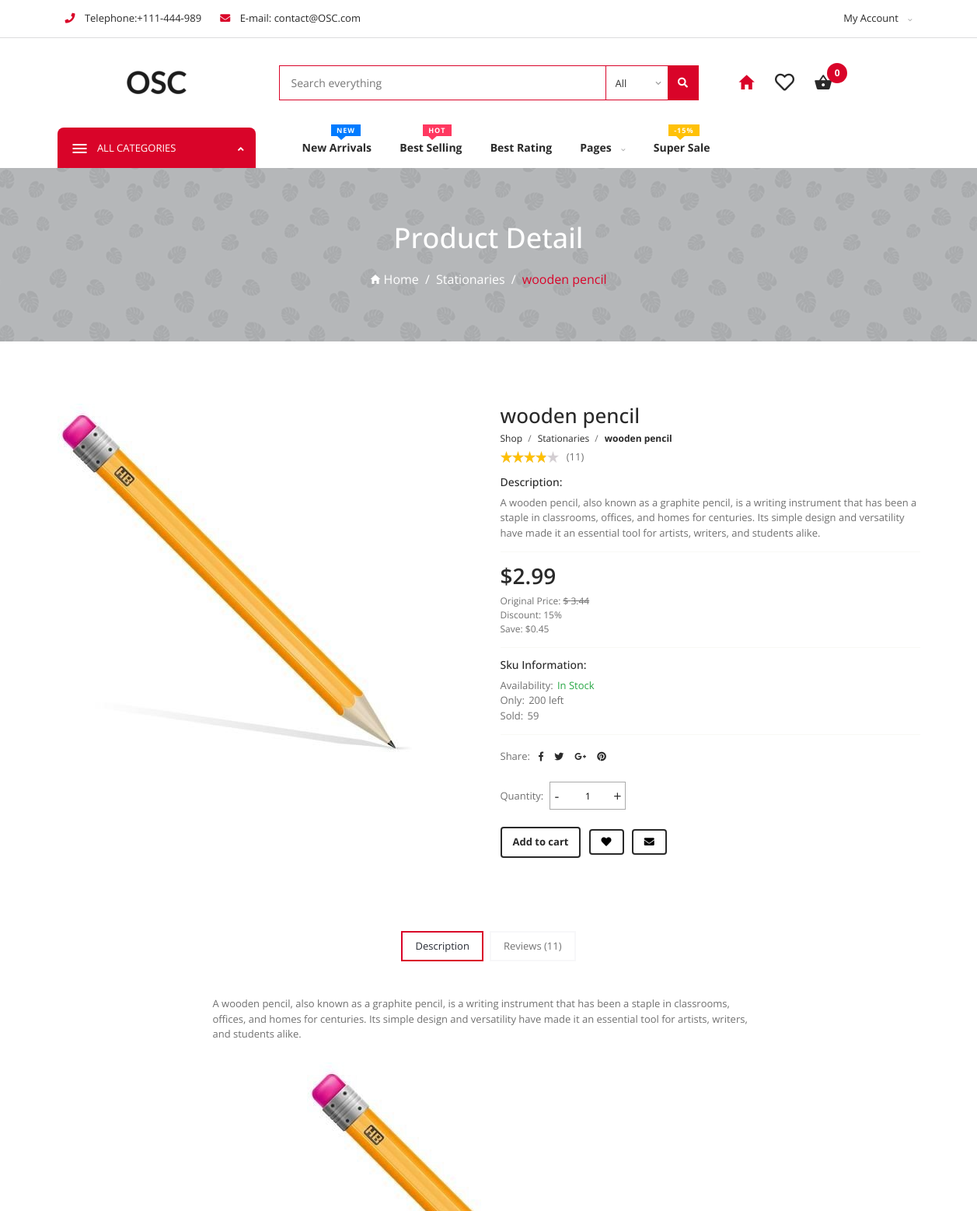
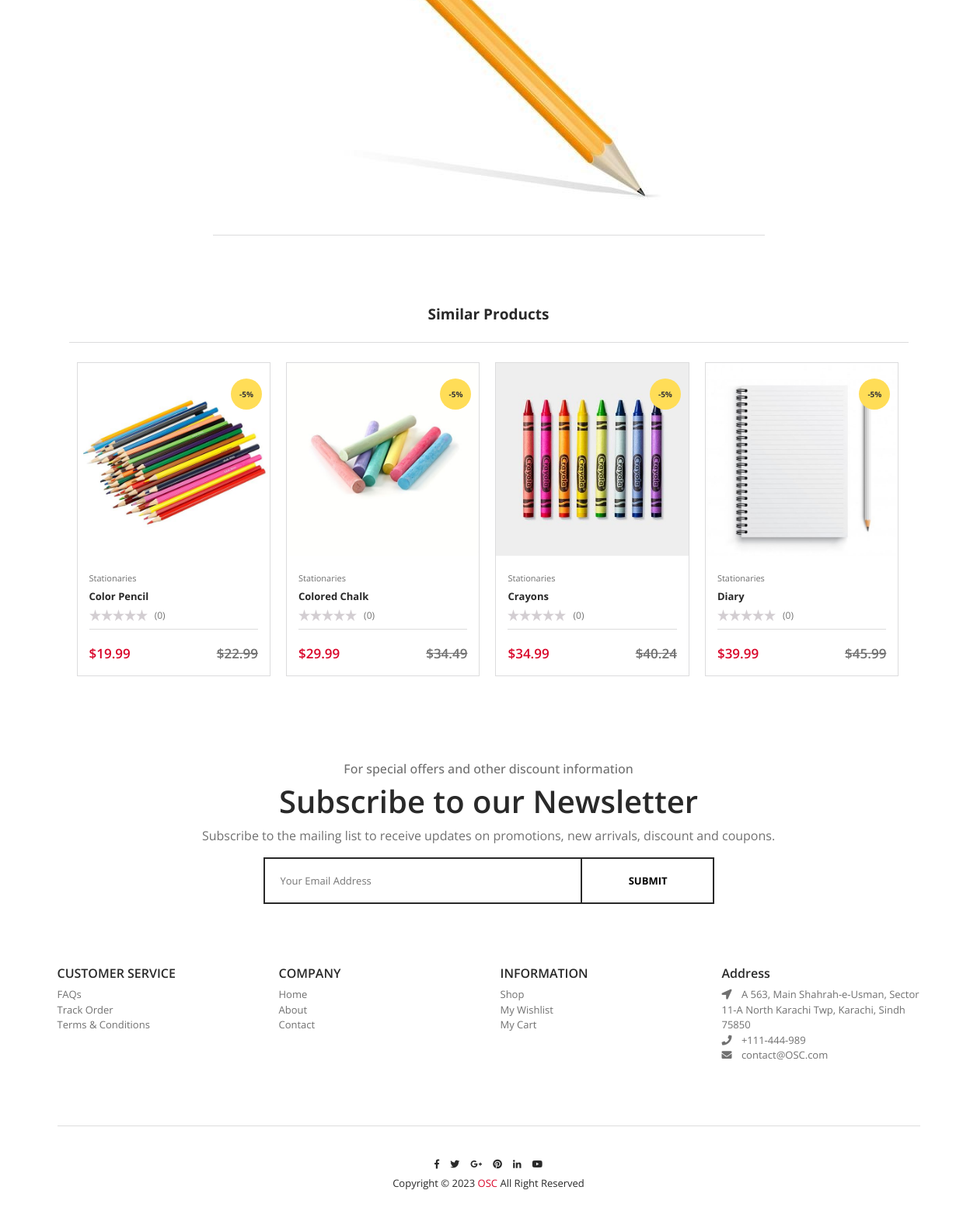
The page /product.php on the database its author committed (2 pictures, top to bottom).
### tables this page shows
CREATE TABLE `products` (
  `product_id` int(10) NOT NULL,
  `product_name` varchar(100) NOT NULL,
  `product_description` varchar(1000) NOT NULL,
  `product_category` varchar(50) NOT NULL,
  `product_rating` decimal(3,2) NOT NULL DEFAULT 0.00,
  `product_review_count` int(10) NOT NULL DEFAULT 0,
  `product_price` decimal(65,2) NOT NULL,
  `product_stock` int(10) NOT NULL DEFAULT 1,
  `product_sold` int(10) NOT NULL DEFAULT 0,
  `product_image` varchar(255) NOT NULL,
  `product_timestamp` timestamp NOT NULL DEFAULT current_timestamp()
);

### public/product.php (the view, shortened to what the rows shown need)
<?php
include "include/dbconfig.php";
$product_id = isset($_GET["product_id"]) ? $_GET["product_id"] : mysqli_fetch_column(mysqli_query($connect, "SELECT `product_id` FROM `products` ORDER BY `product_sold` DESC LIMIT 1"));
$select_product = mysqli_query($connect, "SELECT * FROM `products` WHERE `product_id` = '$product_id'");
$product = mysqli_fetch_assoc($select_product);
?>
<!DOCTYPE html>
<html lang="en">
<?php
include "include/head.php";
?>
<body>
    <div id="app">
        <?php include "include/navbar.php" ?>
        <div class="page-style-a">
            <div class="container">
                <div class="page-intro">
                    <h2>Product Detail</h2>
                    <ul class="bread-crumb">
                        <li class="has-separator">
                            <a href="shop.php?category=<?php echo $product["product_category"] ?>"><?php echo $product["product_category"] ?></a>
                        </li>
                        <li class="is-marked">
                            <a href="product.php?product_id=<?php echo $product["product_id"] ?>"><?php echo $product["product_name"] ?></a>
                        </li>
                    </ul>
                </div>
            </div>
        </div>
        <div class="page-detail u-s-p-t-80">
            <div class="container">
                <div class="row">
                    <div class="col-lg-6 col-md-6 col-sm-12">
                        <div class="zoom-area">
                            <img id="zoom-pro" class="img-fluid" src="uploads/products/<?php echo $product["product_image"] ?>" data-zoom-image="uploads/products/<?php echo $product["product_image"] ?>" alt="Zoom Image" />
                        </div>
                    </div>
                    <div class="col-lg-6 col-md-6 col-sm-12">
                        <div class="all-information-wrapper">
                            <div class="section-1-title-breadcrumb-rating">
                                <div class="product-title">
                                    <h1>
                                        <a href="product.php?product_id=<?php echo $product["product_id"] ?>"><?php echo $product["product_name"] ?></a>
                                    </h1>
                                </div>
                                <ul class="bread-crumb">
                                    <li class="has-separator">
                                        <a href="shop.php?category=<?php echo $product["product_category"] ?>"><?php echo $product["product_category"] ?></a>
                                    </li>
                                    <li class="is-marked">
                                        <a href="product.php?product_id=<?php echo $product["product_id"] ?>"><?php echo $product["product_name"] ?></a>
                                    </li>
                                </ul>
                                <div class="product-rating">
                                    <div class="star" title="<?php echo "{$product["product_rating"]} out of 5 - based on {$product["product_review_count"]} Reviews" ?>">
                                        <span style="width: calc(15px * <?php echo $product["product_rating"] ?>)"></span>
                                    </div>
                                    <span>(<?php echo $product["product_review_count"] ?>)</span>
                                </div>
                            </div>
                            <div class="section-2-short-description u-s-p-y-14">
                                <h6 class="information-heading u-s-m-b-8">Description:</h6>
                                <p>
                                    <?php echo $product["product_description"] ?>
                                </p>
                            </div>
                            <div class="section-3-price-original-discount u-s-p-y-14">
                                <div class="price">
                                    <h4>$<?php echo $product["product_price"] ?></h4>
                                </div>
                                <div class="original-price">
                                    <span>Original Price:</span>
                                    <span>$
                                        <?php
                                        $old_price = round($product["product_price"] + (($product["product_price"] / 100) * ($product["product_price"] > 100 ? 5 : 15)), 2);
                                        echo $old_price ?>
                                    </span>
                                </div>
                                <div class="total-save">
                                    <span>Save:</span>
                                    <span>$<?php echo $old_price - $product["product_price"] ?></span>
                                </div>
                            </div>
                            <div class="section-4-sku-information u-s-p-y-14">
                                <div class="left">
                                    <span>Only:</span>
                                    <span><?php echo $product["product_stock"] ?> left</span>
                                </div>
                                <div class="left">
                                    <span>Sold:</span>
                                    <span><?php echo $product["product_sold"] ?></span>
                                </div>
                            </div>
                        </div>
                    </div>
                </div>
                <div class="row">
                    <div class="col-lg-12 col-md-12 col-sm-12">
                        <div class="detail-tabs-wrapper u-s-p-t-80">
                            <div class="detail-nav-wrapper u-s-m-b-30">
                                <ul class="nav single-product-nav justify-content-center">
                                    <li class="nav-item">
                                        <a class="nav-link" data-toggle="tab" href="#review">Reviews (<?php echo $product["product_review_count"] ?>)</a>
                                    </li>
                                </ul>
                            </div>
                            <div class="tab-content">
                                <div class="tab-pane fade active show" id="description">
                                    <div class="description-whole-container">
                                        <p class="desc-p u-s-m-b-26">
                                            <?php echo $product["product_description"] ?>
                                        </p>
                                        <img class="desc-img img-fluid u-s-m-b-26" src="uploads/products/<?php echo $product["product_image"] ?>" alt="Product" />
                                    </div>
                                </div>
                            </div>
                        </div>
                    </div>
                </div>
                <div class="detail-different-product-section u-s-p-t-80">
                    <section class="section-maker">
                        <div class="container">
                            <?php
                            $product_querry = "SELECT * FROM `products` WHERE `product_category` = '{$product["product_category"]}' LIMIT 8";
                            $product_querry_run = mysqli_query($connect, $product_querry);
                            if (mysqli_num_rows($product_querry_run) > 0) { ?>
                                <div class="slider-fouc">
                                    <div class="products-slider owl-carousel" data-item="4">
                                        <?php
                                        while ($row = mysqli_fetch_assoc($product_querry_run)) {  ?>
                                            <div class="item">
                                                <div class="image-container">
                                                    <a class="item-img-wrapper-link" href="product.php?product_id=<?php echo $row["product_id"] ?>">
                                                        <?php echo "<img class='img-fluid' src='uploads/products/{$row["product_image"]}' alt='Product'>" ?>
                                                    </a>
                                                </div>
                                                <div class="item-content">
                                                    <div class="what-product-is">
                                                        <ul class="bread-crumb">
                                                            <li>
                                                                <?php echo "<a href='shop.php?category={$row["product_category"]}'> {$row["product_category"]} </a>" ?>
                                                            </li>
                                                        </ul>
                                                        <h6 class="item-title">
                                                            <?php echo "<a href='product.php?product_id={$row["product_id"]}'> {$row["product_name"]} </a>" ?>
                                                        </h6>
                                                        <div class="item-stars">
                                                            <?php
                                                            echo
                                                            "<div class='star' title='{$row["product_rating"]} out of 5 - based on 0 Reviews'>
                                                                <span style='width: calc(15px * {$row["product_rating"]});'></span>
                                                            </div>
                                                            <span>({$row["product_review_count"]})</span>"; ?>
                                                        </div>
                                                    </div>
                                                    <div class="price-template">
                                                        <div class="item-new-price">
                                                            <?php echo "$" . $row["product_price"] ?>
                                                        </div>
                                                        <div class="item-old-price">
                                                            <?php echo "$" . round($row["product_price"] + (($row["product_price"] / 100) * ($row["product_price"] > 100 ? 5 : 15)), 2) ?>
                                                        </div>
                                                    </div>
                                                </div>
                                                <div class="tag discount">
                                                    <span><?php echo "-" . ($row["product_price"] > 100 ? 15 : 5) . "%" ?></span>
                                                </div>
                                            </div>
                                        <?php
                                        }; ?>
                                    </div>
                                </div>
                            <?php
                            } ?>
                        </div>
                    </section>
                </div>
            </div>
        </div>
        <?php include "include/footer.php"; ?>
    </div>
</body>

### rows shown on the page
products: product_category "Stationaries", product_name "wooden pencil", product_image (picture), product_review_count "11", product_description "A wooden pencil, also known as a graphite pencil, is a writing instrument that has been a staple in classrooms, offices, and homes for centuries. Its simple design and versatility have made it an essential tool for artists, writers, and students alike.", product_price "2.99", product_price "3.44", $old_price-$product['product_price'] "0.45", product_stock "200", product_sold "59"
products: product_image (picture), product_category "Stationaries", product_name "Color Pencil", product_review_count "0", product_price "19.99", product_price "22.99", shows "5"
products: product_image (picture), product_category "Stationaries", product_name "Colored Chalk", product_review_count "0", product_price "29.99", product_price "34.49", shows "5"
products: product_image (picture), product_category "Stationaries", product_name "Crayons", product_review_count "0", product_price "34.99", product_price "40.24", shows "5"
products: product_image (picture), product_category "Stationaries", product_name "Diary", product_review_count "0", product_price "39.99", product_price "45.99"

### other values the page prints
$cart_number "0"
